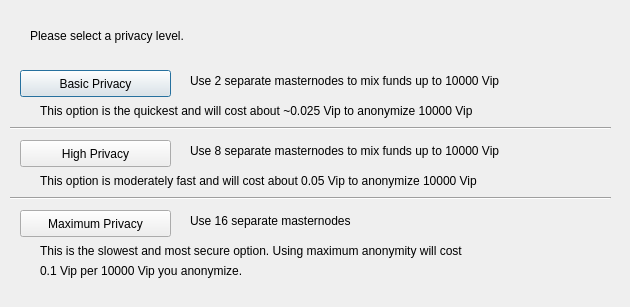
<?xml version="1.0" encoding="UTF-8"?>
<ui version="4.0">
 <class>DarksendConfig</class>
 <widget class="QDialog" name="DarksendConfig">
  <property name="geometry">
   <rect>
    <x>0</x>
    <y>0</y>
    <width>630</width>
    <height>307</height>
   </rect>
  </property>
  <property name="windowTitle">
   <string>Configure Darksend</string>
  </property>
  <widget class="QPushButton" name="buttonBasic">
   <property name="geometry">
    <rect>
     <x>20</x>
     <y>70</y>
     <width>151</width>
     <height>27</height>
    </rect>
   </property>
   <property name="text">
    <string>Basic Privacy</string>
   </property>
  </widget>
  <widget class="QPushButton" name="buttonHigh">
   <property name="geometry">
    <rect>
     <x>20</x>
     <y>140</y>
     <width>151</width>
     <height>27</height>
    </rect>
   </property>
   <property name="text">
    <string>High Privacy</string>
   </property>
  </widget>
  <widget class="QPushButton" name="buttonMax">
   <property name="geometry">
    <rect>
     <x>20</x>
     <y>210</y>
     <width>151</width>
     <height>27</height>
    </rect>
   </property>
   <property name="text">
    <string>Maximum Privacy</string>
   </property>
  </widget>
  <widget class="QLabel" name="label">
   <property name="geometry">
    <rect>
     <x>30</x>
     <y>20</y>
     <width>571</width>
     <height>31</height>
    </rect>
   </property>
   <property name="text">
    <string>Please select a privacy level.</string>
   </property>
  </widget>
  <widget class="QLabel" name="label_2">
   <property name="geometry">
    <rect>
     <x>190</x>
     <y>70</y>
     <width>421</width>
     <height>21</height>
    </rect>
   </property>
   <property name="text">
    <string>Use 2 separate masternodes to mix funds up to 10000 Vip</string>
   </property>
  </widget>
  <widget class="QLabel" name="label_3">
   <property name="geometry">
    <rect>
     <x>190</x>
     <y>140</y>
     <width>411</width>
     <height>21</height>
    </rect>
   </property>
   <property name="text">
    <string>Use 8 separate masternodes to mix funds up to 10000 Vip</string>
   </property>
  </widget>
  <widget class="QLabel" name="label_4">
   <property name="geometry">
    <rect>
     <x>190</x>
     <y>210</y>
     <width>421</width>
     <height>21</height>
    </rect>
   </property>
   <property name="text">
    <string>Use 16 separate masternodes</string>
   </property>
  </widget>
  <widget class="QLabel" name="label_6">
   <property name="geometry">
    <rect>
     <x>40</x>
     <y>100</y>
     <width>561</width>
     <height>21</height>
    </rect>
   </property>
   <property name="text">
    <string>This option is the quickest and will cost about ~0.025 Vip to anonymize 10000 Vip</string>
   </property>
  </widget>
  <widget class="QLabel" name="label_7">
   <property name="geometry">
    <rect>
     <x>40</x>
     <y>170</y>
     <width>561</width>
     <height>21</height>
    </rect>
   </property>
   <property name="text">
    <string>This option is moderately fast and will cost about 0.05 Vip to anonymize 10000 Vip</string>
   </property>
  </widget>
  <widget class="QLabel" name="label_8">
   <property name="geometry">
    <rect>
     <x>40</x>
     <y>240</y>
     <width>561</width>
     <height>21</height>
    </rect>
   </property>
   <property name="text">
    <string>This is the slowest and most secure option. Using maximum anonymity will cost</string>
   </property>
  </widget>
  <widget class="QLabel" name="label_9">
   <property name="geometry">
    <rect>
     <x>40</x>
     <y>260</y>
     <width>561</width>
     <height>21</height>
    </rect>
   </property>
   <property name="text">
    <string>0.1 Vip per 10000 Vip you anonymize.</string>
   </property>
  </widget>
  <widget class="Line" name="line">
   <property name="geometry">
    <rect>
     <x>10</x>
     <y>120</y>
     <width>601</width>
     <height>16</height>
    </rect>
   </property>
   <property name="orientation">
    <enum>Qt::Horizontal</enum>
   </property>
  </widget>
  <widget class="Line" name="line_2">
   <property name="geometry">
    <rect>
     <x>10</x>
     <y>190</y>
     <width>601</width>
     <height>16</height>
    </rect>
   </property>
   <property name="orientation">
    <enum>Qt::Horizontal</enum>
   </property>
  </widget>
 </widget>
 <resources/>
 <connections/>
</ui>
